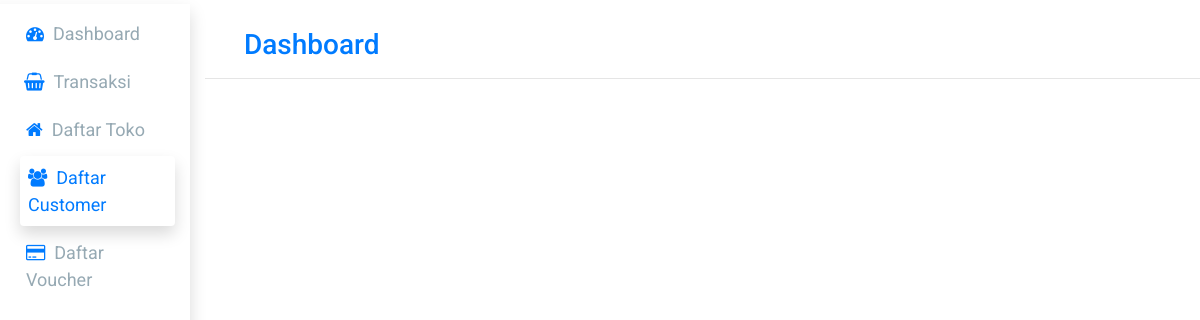
Page /admin-customer.php on the earlier database version.
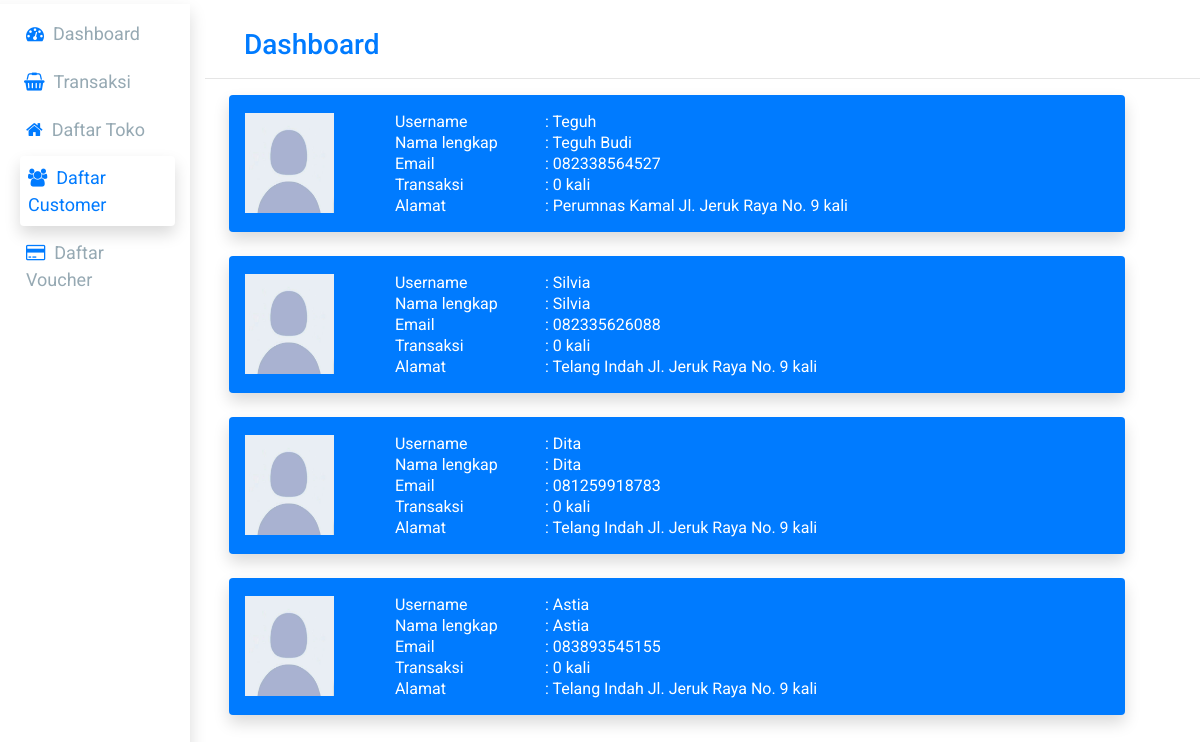
Same page on the later database version.
### tables this page shows
CREATE TABLE `user` (
  `kodeUser` int(11) NOT NULL,
  `username` varchar(255) NOT NULL,
  `fullname` varchar(255) NOT NULL,
  `email` varchar(255) NOT NULL,
  `telepon` varchar(255) NOT NULL,
  `password` varchar(255) NOT NULL,
  `foto` varchar(255) NOT NULL,
  `transaksi` int(11) NOT NULL,
  `penjualan` int(11) NOT NULL,
  `rating` float(11,2) NOT NULL,
  `saldo` int(11) NOT NULL,
  `idProvinsi` int(11) NOT NULL,
  `alamat` varchar(255) NOT NULL,
  `status` varchar(255) NOT NULL
);

### admin-customer.php (the view, shortened to what this page needs)
<?php
    include 'config.php';
    $sql = "SELECT * FROM user WHERE status =''";
    $toko = mysqli_query($conn, $sql);
?>
<html>
    <head>
        <link rel="stylesheet" href="https://cdn.jsdelivr.net/npm/bootstrap@4.6.1/dist/css/bootstrap.min.css">
        <link rel="stylesheet" href="https://cdnjs.cloudflare.com/ajax/libs/font-awesome/4.7.0/css/font-awesome.min.css">
    </head>
    <body>
        <div class="main pt-1">
            <div class="row">
                <div class="col-2 shadow vh-100">
                    <ul class="mt-2">
                        <li>
                            <div class="box p-2">
                                <a href="admin-dashboard.php">
                                    <i class="fa fa-tachometer blue" aria-hidden="true"></i>  &nbsp;Dashboard
                                </a>
                            </div>
                        </li>
                        <li>
                            <div class="box p-2">
                                <a class="box focus" type="button" data-toggle="collapse" data-target="#collapseExample" aria-expanded="false" aria-controls="collapseExample">
                                <i class="fa fa-shopping-basket blue" aria-hidden="true"></i>
                                &nbsp;Transaksi
                                </a>
                            </div>
                        </li>
                        <li>
                            <div class="box p-2">
                                <a href="admin-toko.php">
                                    <i class="fa fa-home blue" aria-hidden="true"></i>
                                    &nbsp;Daftar Toko
                                </a>
                            </div>
                        </li>
                        <li>
                            <div class="box-active rounded p-2 shadow">
                                <i class="fa fa-users blue" aria-hidden="true"></i>
                                &nbsp;Daftar Customer
                            </div>
                        </li>
                        <li>
                            <div class="box p-2">
                                <a href="admin-voucher.php?check=new">
                                <i class="fa fa-credit-card blue" aria-hidden="true"></i>
                                &nbsp;Daftar Voucher
                                </a>
                            </div>
                        </li>
                    </ul>
                </div>
                <div class="col-10">
                    <div class="row pt-4 ml-4">
                        <div class="col-12">
                            <small class="h3 blue">Dashboard</small>
                        </div>
                    </div>
                    <hr>
                    <?php
                    foreach ($toko as $row) {?>
                        <div class="container p-3 shadow rounded ml-4" style="width: 90%; background-color: #007bff;">
                            <div class="row align-items-center">
                                <div class="col-2">
                                    <img id="profilpicture" class="w-75" src="assets/profil/<?=$row['foto']?>" alt="">
                                </div>
                                <div class="col-8">
                                    <table class="">
                                        <tr>
                                            <td width="150px">Username</td>
                                            <td>: <?=$row['username']?></td>
                                        </tr>
                                        <tr>
                                            <td>Nama lengkap</td>
                                            <td>: <?=$row['fullname']?></td>
                                        </tr>
                                        <tr>
                                            <td>Email</td>
                                            <td>: <?=$row['telepon']?></td>
                                        </tr>
                                        <tr>
                                            <td>Transaksi</td>
                                            <td>: <?=$row['transaksi']?> kali</td>
                                        </tr>
                                        <tr>
                                            <td>Alamat</td>
                                            <td>: <?=$row['alamat']?> kali</td>
                                        </tr>
                                    </table>
                                </div>
                            </div>
                        </div>
                        <br>
                        <?php
                        }
                        ?>
                </div>
            </div>
        </div>
    </body>
</html>

Differences in the rows shown:
added user: foto (placeholder picture), username "Teguh", fullname "Teguh Budi", telepon "082338564527", transaksi "0", alamat "Perumnas Kamal Jl. Jeruk Raya No. 9"
added user: foto (placeholder picture), username "Silvia", fullname "Silvia", telepon "082335626088", transaksi "0", alamat "Telang Indah Jl. Jeruk Raya No. 9"
added user: foto (placeholder picture), username "Dita", fullname "Dita", telepon "081259918783", transaksi "0", alamat "Telang Indah Jl. Jeruk Raya No. 9"
added user: foto (placeholder picture), username "Astia", fullname "Astia", telepon "083893545155", transaksi "0", alamat "Telang Indah Jl. Jeruk Raya No. 9"
